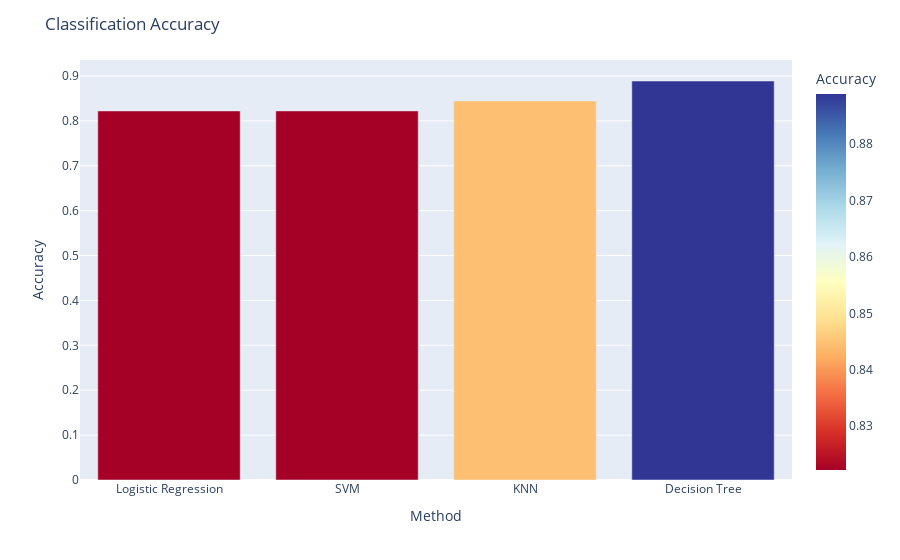

The notebook cell saved with this chart:
### Markdown cell above
Find the method performs best:

### Code cell
import plotly.express as px
import plotly.graph_objects as go

scores = {'KNN':knn_cv.best_score_,'Decision Tree':tree_cv.best_score_,'Logistic Regression':logreg_cv.best_score_,'SVM':svm_cv.best_score_}
df = pd.DataFrame.from_dict(scores, orient='index', columns=['Accuracy'])
df.sort_values(['Accuracy'], inplace=True)
df = df.reset_index()
df.rename(columns = {'index': 'Method'}, inplace = True)

fig = px.bar(df, x='Method', y='Accuracy', hover_data=['Method', 'Accuracy'], color='Accuracy', color_continuous_scale='rdylbu')
fig.update_layout(title='Classification Accuracy', xaxis_title='Method', yaxis_title='Accuracy' )
fig.show()

### Figure 1 — Plotly figure (JSON) as saved in the notebook; plotly's stock layout.template omitted (floating-point values rounded to 4 significant figures)
{"data": [{"alignmentgroup": "True", "hovertemplate": "Method=%{x}<br>Accuracy=%{marker.color}<extra></extra>", "legendgroup": "", "marker": {"color": [0.8222, 0.8222, 0.8444, 0.8889], "coloraxis": "coloraxis", "pattern": {"shape": ""}}, "name": "", "offsetgroup": "", "orientation": "v", "showlegend": false, "textposition": "auto", "type": "bar", "x": ["Logistic Regression", "SVM", "KNN", "Decision Tree"], "xaxis": "x", "y": [0.8222, 0.8222, 0.8444, 0.8889], "yaxis": "y"}], "layout": {"barmode": "relative", "coloraxis": {"colorbar": {"title": {"text": "Accuracy"}}, "colorscale": [[0, "rgb(165,0,38)"], [0.1, "rgb(215,48,39)"], [0.2, "rgb(244,109,67)"], [0.3, "rgb(253,174,97)"], [0.4, "rgb(254,224,144)"], [0.5, "rgb(255,255,191)"], [0.6, "rgb(224,243,248)"], [0.7, "rgb(171,217,233)"], [0.8, "rgb(116,173,209)"], [0.9, "rgb(69,117,180)"], [1, "rgb(49,54,149)"]]}, "legend": {"tracegroupgap": 0}, "margin": {"t": 60}, "title": {"text": "Classification Accuracy"}, "xaxis": {"anchor": "y", "domain": [0, 1], "title": {"text": "Method"}}, "yaxis": {"anchor": "x", "domain": [0, 1], "title": {"text": "Accuracy"}}}}
